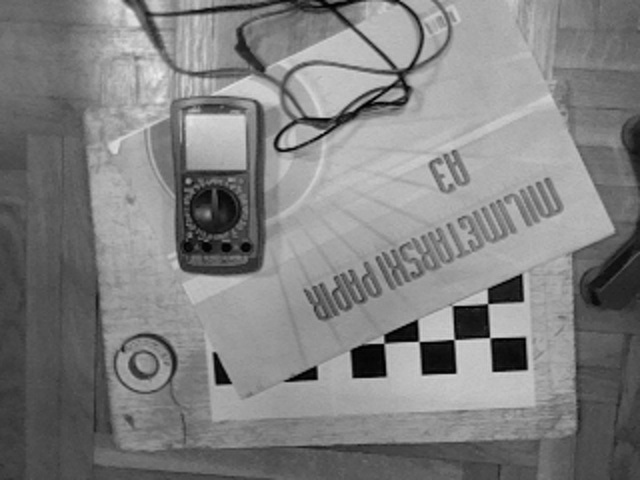
//> input picture LV4/test_images/ImageT0.jpg, 640 x 480 px
$ ./LV4   (built with g++ and OpenCV 4)
//> lines starting //> are read from the running program, lines starting //| are printed output that depends on the picture; after the words box and inside, x2 and y2 are one past the last pixel; in counts of white or black regions, pixels touching at a corner belong together
#include <opencv2/imgproc.hpp>
#include <opencv2/highgui.hpp>
#include <opencv2/core.hpp>
#include <opencv2/calib3d.hpp>
#include <opencv2/features2d.hpp>
#include <opencv2/xfeatures2d.hpp>
#include <iostream>

using namespace cv;
using namespace cv::xfeatures2d;
using namespace std;


int cnt = 0;

struct Data1 {

	Mat img, img_copy;
	vector<Point> points;

};

// [98 lines left out: function onMouse, not called in this run]

int main(int argc, char** argv) {

	//Loading and showing the images

	Mat img_referent = imread("../../../test_images/ImageT0.jpg", IMREAD_GRAYSCALE), img_working = imread("../../../test_images/ImageT2.jpg", IMREAD_GRAYSCALE);
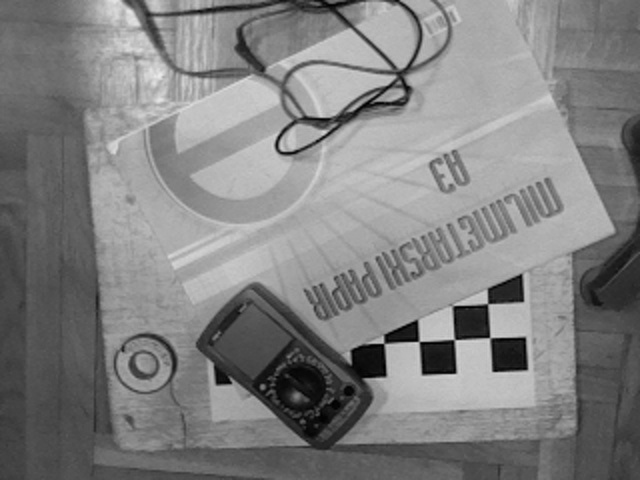
//> input picture LV4/test_images/ImageT2.jpg, 640 x 480 px
//> img_referent is the input picture: 480 rows x 640 cols, CV_8UC1; min 0, max 235, mean 128.2
//> img_working is the input picture: 480 rows x 640 cols, CV_8UC1; min 0, max 235, mean 128.7

	if (img_referent.empty() || img_working.empty())
	{
		cout << "Could not open or find the image!\n" << endl;
		return -1;
	}

	namedWindow("Referent image", WINDOW_AUTOSIZE);
	namedWindow("Working image", WINDOW_AUTOSIZE);
	imshow("Referent image", img_referent);
	imshow("Working image", img_working);
	waitKey(0);
	destroyAllWindows();

	//Cutting object image from the referent image

	Data1 d1;
	d1.img = img_referent;
	d1.img_copy = img_referent.clone();

	namedWindow("Cropping the image", WINDOW_AUTOSIZE);
	setMouseCallback("Cropping the image", onMouse, &d1);
	imshow("Cropping the image", img_referent);
	waitKey(0);
	destroyAllWindows();

	Mat img_object = d1.img;

	//Detecting keypoints and computing descriptors using SIFT detector

	Ptr<SIFT> detector = SIFT::create();
	vector<KeyPoint> keypoints_object, keypoints_work;
	Mat descriptors_object, descriptors_work;

	detector->detectAndCompute(img_object, noArray(), keypoints_object, descriptors_object);
//> keypoints_object = 1247 keypoints; strongest (x, y, size): (509, 355, 23), (470, 322, 21.8), (509, 291, 19), (408, 333, 13.8)
	detector->detectAndCompute(img_working, noArray(), keypoints_work, descriptors_work);
//> keypoints_work = 1215 keypoints; strongest (x, y, size): (509, 355, 23.1), (470, 322, 21.9), (509, 291, 19.1), (408, 333, 14)

	Mat colored_object_img, colored_work_img;

	cvtColor(img_object, colored_object_img, COLOR_GRAY2BGR);
	cvtColor(img_working, colored_work_img, COLOR_GRAY2BGR);

	drawKeypoints(img_object, keypoints_object, colored_object_img);
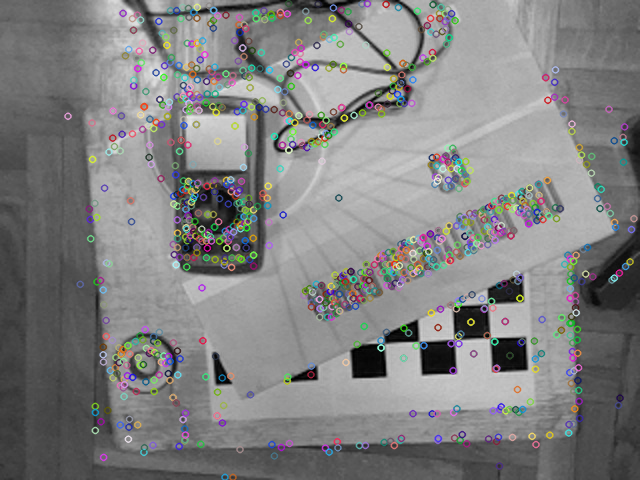
//> colored_object_img: 480 rows x 640 cols, CV_8UC3; 13.63% of pixels changed, all inside (x1, y1, x2, y2) = (63, 0, 639, 480)
	drawKeypoints(img_working, keypoints_work, colored_work_img);
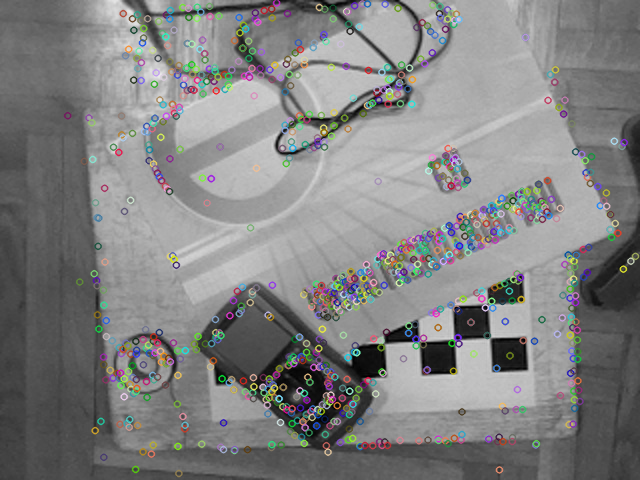
//> colored_work_img: 480 rows x 640 cols, CV_8UC3; 13.11% of pixels changed, all inside (x1, y1, x2, y2) = (63, 0, 640, 478)

	namedWindow("Keypoints on the object image", WINDOW_AUTOSIZE);
	namedWindow("Keypoints on the working image", WINDOW_AUTOSIZE);
	imshow("Keypoints on the object image", colored_object_img);
	imshow("Keypoints on the working image", colored_work_img);
	waitKey(0);
	destroyAllWindows();

	//Matching descriptor vectors with a FLANN based matcher

	Ptr<DescriptorMatcher> matcher = DescriptorMatcher::create(DescriptorMatcher::FLANNBASED);
	vector< vector<DMatch> > knn_matches;

	matcher->knnMatch(descriptors_object, descriptors_work, knn_matches, 2);
//> knn_matches = 1247 matches

	// -- Filter matches using the Lowe's ratio test

	const float ratio_thresh = 0.75f;
	vector<DMatch> good_matches;
	for (size_t i = 0; i < knn_matches.size(); i++)
	{
		if (knn_matches[i][0].distance < ratio_thresh * knn_matches[i][1].distance)
		{
			good_matches.push_back(knn_matches[i][0]);
		}
	}
//> after the loop, good_matches = 596 matches

	// -- Drawing matches

	Mat img_matches;
	drawMatches(img_object, keypoints_object, img_working, keypoints_work, good_matches, img_matches, Scalar::all(-1),
		Scalar::all(-1), vector<char>(), DrawMatchesFlags::NOT_DRAW_SINGLE_POINTS);
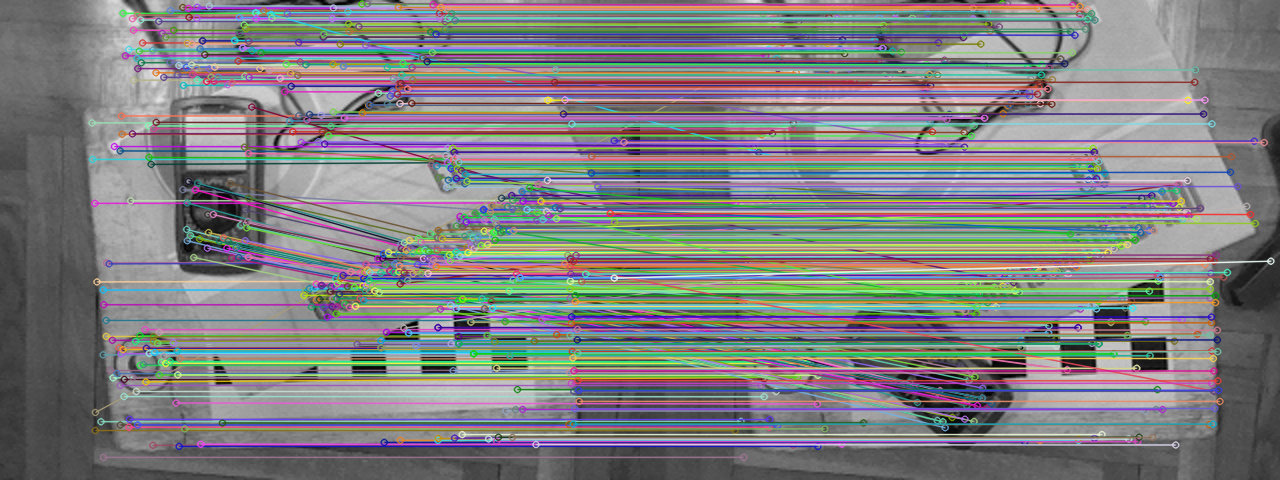
//> img_matches: 480 rows x 1280 cols, CV_8UC3; mean B, G, R 128.7, 127.8, 127.5

	namedWindow("Keypoint matches", WINDOW_AUTOSIZE);
	imshow("Keypoint matches", img_matches);
	waitKey(0);
	destroyAllWindows();

	//Localize the object

	vector<Point2f> object;
	vector<Point2f> work;

	for (int i = 0; i < good_matches.size(); i++)
	{
		// -- Get the keypoints from the good matches
		object.push_back(keypoints_object[good_matches[i].queryIdx].pt);
		work.push_back(keypoints_work[good_matches[i].trainIdx].pt);
	}
//> after the loop, object = 596 Points (x, y), first 12: [91.58, 122.4], [92.06, 158.9], [94.38, 202.8], [94.78, 430], [94.9, 412], [96.52, 281.4], [100.5, 421.3], [102.7, 354.3], [102.7, 289.5], [103.1, 456.9], [103.3, 304.2], [105.6, 319.9]; work = 596 Points (x, y), first 12: [91.4, 122.2], [92.28, 159], [95.07, 202.2], [94.67, 430.1], [200.3, 11.53], [96.06, 280.1], [100.4, 420.9], [103, 356.6], [103, 289.7], [103.3, 456.8], [103.3, 304.6], [105.7, 320.1]

	// -- Find homography matrix between two pictures

	Mat H = findHomography(object, work, RANSAC);
//> H = [[1, -3.52e-05, -0.0167], [0.000145, 0.999, 0.102], [8.09e-07, -2.68e-06, 1]]

	// -- Get the corners from the object image

	vector<Point2f> obj_corners(4);

	obj_corners[0] = Point2f(0, 0);
	obj_corners[1] = Point2f((float)img_object.cols, 0);
	obj_corners[2] = Point2f((float)img_object.cols, (float)img_object.rows);
	obj_corners[3] = Point2f(0, (float)img_object.rows);

	// -- Get the corners from the working image using homography matrix

	vector<Point2f> scene_corners(4);

	perspectiveTransform(obj_corners, scene_corners, H);
//> scene_corners = 4 Points (x, y): [-0.02, 0.1], [639.5, 0.19], [640.4, 480.1], [-0.03, 480.2]

	// -- Draw lines between the corners (the mapped object in the scene - working image)

	line(img_matches, scene_corners[0] + Point2f((float)img_object.cols, 0),
		scene_corners[1] + Point2f((float)img_object.cols, 0), Scalar(0, 255, 0), 4);
	line(img_matches, scene_corners[1] + Point2f((float)img_object.cols, 0),
		scene_corners[2] + Point2f((float)img_object.cols, 0), Scalar(0, 255, 0), 4);
	line(img_matches, scene_corners[2] + Point2f((float)img_object.cols, 0),
		scene_corners[3] + Point2f((float)img_object.cols, 0), Scalar(0, 255, 0), 4);
	line(img_matches, scene_corners[3] + Point2f((float)img_object.cols, 0),
		scene_corners[0] + Point2f((float)img_object.cols, 0), Scalar(0, 255, 0), 4);
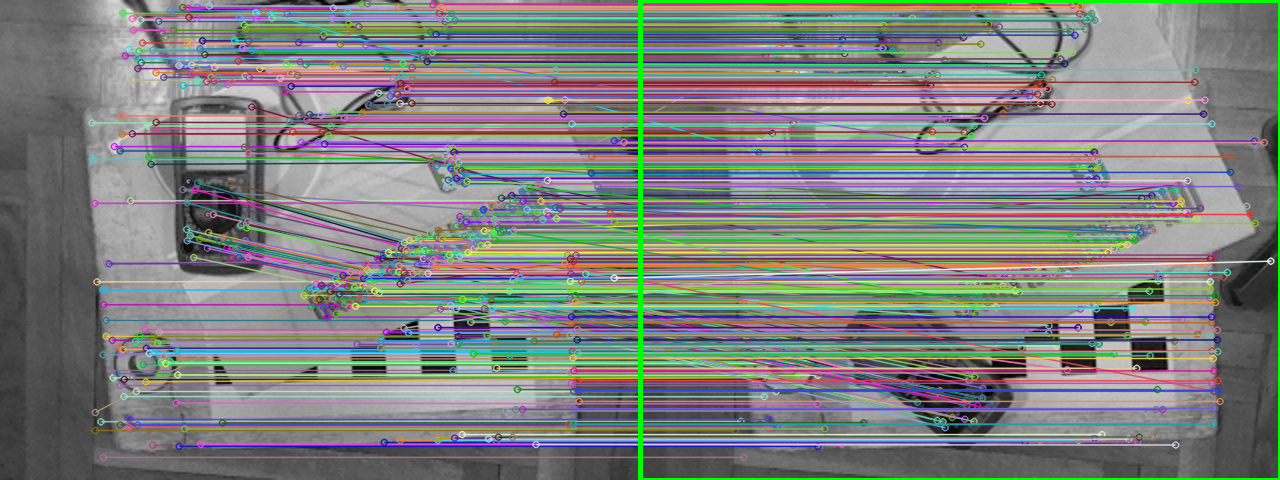
//> img_matches: 480 rows x 1280 cols, CV_8UC3; mean B, G, R 127.6, 129.4, 126.4

	namedWindow("Detected object", WINDOW_AUTOSIZE);
	imshow("Detected object", img_matches);
	waitKey(0);
	destroyAllWindows();

	return 0;

}
